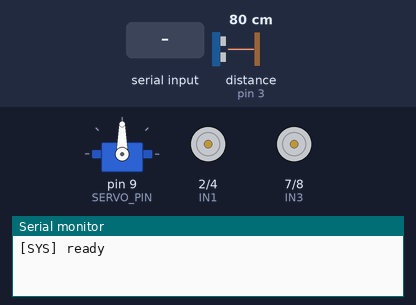
The sketch below on a simulated Arduino Uno, built with avr-gcc and run on an emulated ATmega328P. On the bench: servo, motor-driver pin pairs drawn as motors (green arrow = first pin HIGH = forward, orange = second pin HIGH = backward, longer = more drive, scaled by the enable pin), the last lines printed to the serial monitor. Inputs (shaded band) come from the test bench; at power-on: distance to the obstacle (sensor on pin 3) 80 cm. The echo pulse lasts 58.3 µs per cm.

Above: at 1.2 s.
1.3 s: "O90\n" received over Serial
At 2.06 s:
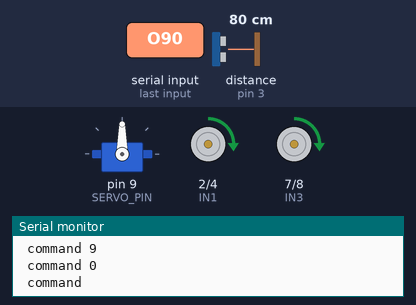
At 2.97 s:
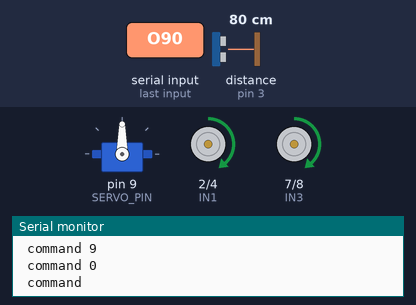
4.3 s: distance to the obstacle (sensor on pin 3) set to 55 cm
5.9 s: distance to the obstacle (sensor on pin 3) set to 50 cm
At 6.22 s:
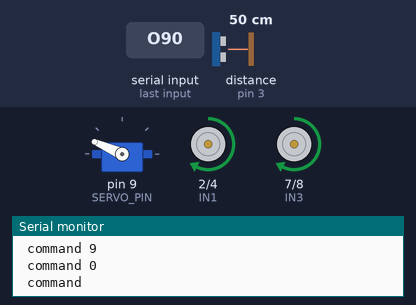
8.9 s: "90,45\n" received over Serial
11.9 s: "M90\n" received over Serial
At 12.5 s:
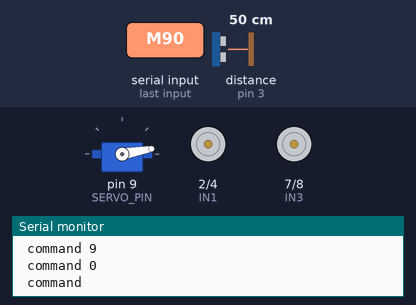
13.4 s: "B\n" received over Serial
Timing chart, 0 to 15.9 s (numbered marks = the images above; inputs shaded):
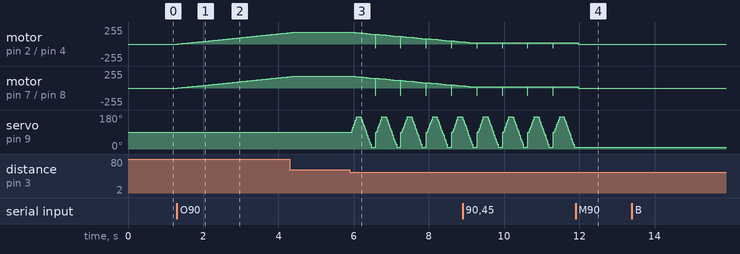

The sketch:

mode_switching.ino
```cpp
#include "follow_me.h"
#include "line_follower.h"
#include "manual.h"
#include "motor_functions.h"
#include "obstacle_avoidance_v2.h"
#include "pin_map.h"
#include <SoftwareSerial.h>


// -------- BLUETOOTH --------
SoftwareSerial softBT(BT_RX_PIN, BT_TX_PIN);  // RX, TX

// -------- MODE --------
enum Mode {
  LINE_MODE,
  OBS_MODE,
  MANUAL_MODE,
  FOLLOW_ME,
};

Mode currentMode = MANUAL_MODE;

// -------- SERIAL BUFFER --------
char command = '\0';

bool usesHardwareSerialForBluetooth() {
  return BT_RX_PIN == 0 && BT_TX_PIN == 1;
}

void beginBluetooth(unsigned long baudRate) {
  if (usesHardwareSerialForBluetooth()) {
    Serial.begin(baudRate);
  } else {
    softBT.begin(baudRate);
  }
}

int bluetoothAvailable() {
  return usesHardwareSerialForBluetooth() ? Serial.available() : softBT.available();
}

int bluetoothRead() {
  return usesHardwareSerialForBluetooth() ? Serial.read() : softBT.read();
}

void setMode(Mode newMode) {
  if (currentMode == newMode) {
    return;
  }

  stopCar();

  if (newMode == OBS_MODE) {
    resetObstacleAvoidanceState();
  } else if (newMode == MANUAL_MODE) {
    resetManualCommand();
  }

  currentMode = newMode;
}

// -------- SETUP --------
void setup() {
  //  Serial.begin(9600);
  beginBluetooth(9600);

  setupMotors();
  setupLine();
  setupObs();
  resetManualCommand();
  // setupFollowMe();
  Serial.println("[SYS] ready");
}

// -------- READ COMMAND --------
void readCommand() {
  while (bluetoothAvailable()) {
    command = (char)bluetoothRead();
    Serial.print(" command ");
    Serial.println(command);

    if (command == '\r' || command == '\n') {
      continue;
    }

    //  Serial.print(" command ");
    //  Serial.println(command);

    switch (command) {
      case 'N':
        setMode(LINE_MODE);
        break;
      case 'O':
        setMode(OBS_MODE);
        break;
      case 'M':
        setMode(MANUAL_MODE);
        break;
      case 'W':
        setMode(FOLLOW_ME);
        break;
      default:
        if (command >= '0' && command <= '9') {
          setSpeedValue(command - '0');
        } else {
          handleManualCommand(command);
        }
    }
  }
}

void loop() {
  readCommand();
  switch (currentMode) {
    case LINE_MODE:
      runLineFollower();
      break;

    case OBS_MODE:
      runObstacleAvoidance();
      break;

    case MANUAL_MODE:
      runManual();
      break;

    case FOLLOW_ME:
      followMeRSSI();
      break;
  }
}
```

follow_me.h
```cpp
#ifndef FOLLOW_ME_H
#define FOLLOW_ME_H


void followMeRSSI() {

}

#endif
```

line_follower.h
```cpp
#ifndef LINE_H
#define LINE_H

#include "pin_map.h"
#include "motor_functions.h"

#define LINE_LEFT LINE_LEFT_PIN
#define LINE_RIGHT LINE_RIGHT_PIN

void setupLine() {
  pinMode(LINE_LEFT, INPUT);
  pinMode(LINE_RIGHT, INPUT);
}

void runLineFollower() {
  int left = digitalRead(LINE_LEFT);
  int right = digitalRead(LINE_RIGHT);

  if (left == 0 && right == 0) {
    moveForward(150);
  } else if (left == 1 && right == 0) {
    turnLeft(150);
  } else if (left == 0 && right == 1) {
    turnRight(150);
  } else {
    stopCar();
  }
}

#endif
```

manual.h
```cpp
#ifndef MANUAL_H
#define MANUAL_H

#include "motor_functions.h"

char manualCmd = 'S';

void handleManualCommand(char cmd) {
  switch (cmd) {
    case 'F':
    case 'B':
    case 'L':
    case 'R':
    case 'S':
    case 'G':
    case 'I':
    case 'H':
    case 'J':
      manualCmd = cmd;
      break;
  }
}

void resetManualCommand() {
  manualCmd = 'S';
}

void runManual() {
  switch (manualCmd) {
    case 'F': forward(); break;
    case 'B': backward(); break;
    case 'L': turnLeft(100); break;
    case 'R': turnRight(100); break;
    case 'S': stopCar(); break;

    case 'G': forwardLeft(); break;
    case 'I': forwardRight(); break;
    case 'H': backwardLeft(); break;
    case 'J': backwardRight(); break;
    // default: stopCar(); break;
  }
}

#endif
```

motor_functions.h
```cpp
#ifndef MOTOR_FUNCTIONS_H
#define MOTOR_FUNCTIONS_H

#include "pin_map.h"

// Motors (SAFE PWM)
#define ENA MOTOR_LEFT_PWM_PIN
#define ENB MOTOR_RIGHT_PWM_PIN

// Motor driver direction pins
#define IN1 MOTOR_LEFT_IN1_PIN
#define IN2 MOTOR_LEFT_IN2_PIN
#define IN3 MOTOR_RIGHT_IN1_PIN
#define IN4 MOTOR_RIGHT_IN2_PIN

void stopCar();

int speedVal = 200;

void setSpeedValue(int newSpeed) {
  speedVal = constrain(newSpeed * (newSpeed < 10 ? 28 : 1), 0, 255);   //  we will send only 0 to 9 that's why we are multiplying by 28
}

void setupMotors() {
  pinMode(IN1, OUTPUT);
  pinMode(IN2, OUTPUT);
  pinMode(IN3, OUTPUT);
  pinMode(IN4, OUTPUT);
  pinMode(ENA, OUTPUT);
  pinMode(ENB, OUTPUT);
  stopCar();
}

void moveForward(int spd) {
  analogWrite(ENA, spd);
  analogWrite(ENB, spd);

  digitalWrite(IN1, HIGH);
  digitalWrite(IN2, LOW);
  digitalWrite(IN3, HIGH);
  digitalWrite(IN4, LOW);
}

void moveBackward(int spd) {
  analogWrite(ENA, spd);
  analogWrite(ENB, spd);

  digitalWrite(IN1, LOW);
  digitalWrite(IN2, HIGH);
  digitalWrite(IN3, LOW);
  digitalWrite(IN4, HIGH);
}

void turnLeft(int spd) {
  analogWrite(ENA, spd);
  analogWrite(ENB, spd);

  digitalWrite(IN1, LOW);
  digitalWrite(IN2, HIGH);
  digitalWrite(IN3, HIGH);
  digitalWrite(IN4, LOW);
}

void turnRight(int spd) {
  analogWrite(ENA, spd);
  analogWrite(ENB, spd);

  digitalWrite(IN1, HIGH);
  digitalWrite(IN2, LOW);
  digitalWrite(IN3, LOW);
  digitalWrite(IN4, HIGH);
}

void stopCar() {
  analogWrite(ENA, 0);
  analogWrite(ENB, 0);
  digitalWrite(IN1, LOW);
  digitalWrite(IN2, LOW);
  digitalWrite(IN3, LOW);
  digitalWrite(IN4, LOW);
}

// -------- MOTOR FUNCTIONS --------
void forward() {
  analogWrite(ENA, speedVal);
  analogWrite(ENB, speedVal);

  digitalWrite(IN1, HIGH);
  digitalWrite(IN2, LOW);
  digitalWrite(IN3, HIGH);
  digitalWrite(IN4, LOW);
}

void backward() {
  analogWrite(ENA, speedVal);
  analogWrite(ENB, speedVal);

  digitalWrite(IN1, LOW);
  digitalWrite(IN2, HIGH);
  digitalWrite(IN3, LOW);
  digitalWrite(IN4, HIGH);
}

void left() {
  analogWrite(ENA, speedVal);
  analogWrite(ENB, speedVal);

  digitalWrite(IN1, LOW);
  digitalWrite(IN2, HIGH);
  digitalWrite(IN3, HIGH);
  digitalWrite(IN4, LOW);
}

void right() {
  analogWrite(ENA, speedVal);
  analogWrite(ENB, speedVal);

  digitalWrite(IN1, HIGH);
  digitalWrite(IN2, LOW);
  digitalWrite(IN3, LOW);
  digitalWrite(IN4, HIGH);
}

// -------- DIAGONAL --------
void forwardLeft() {
  analogWrite(ENA, speedVal / 2);
  analogWrite(ENB, speedVal);

  digitalWrite(IN1, HIGH);
  digitalWrite(IN2, LOW);
  digitalWrite(IN3, HIGH);
  digitalWrite(IN4, LOW);
}

void forwardRight() {
  analogWrite(ENA, speedVal);
  analogWrite(ENB, speedVal / 2);

  digitalWrite(IN1, HIGH);
  digitalWrite(IN2, LOW);
  digitalWrite(IN3, HIGH);
  digitalWrite(IN4, LOW);
}

void backwardLeft() {
  analogWrite(ENA, speedVal / 2);
  analogWrite(ENB, speedVal);

  digitalWrite(IN1, LOW);
  digitalWrite(IN2, HIGH);
  digitalWrite(IN3, LOW);
  digitalWrite(IN4, HIGH);
}

void backwardRight() {
  analogWrite(ENA, speedVal);
  analogWrite(ENB, speedVal / 2);

  digitalWrite(IN1, LOW);
  digitalWrite(IN2, HIGH);
  digitalWrite(IN3, LOW);
  digitalWrite(IN4, HIGH);
}

// -------- Motor Control --------
void setMotor(int left, int right) {
  analogWrite(ENA, constrain(left, 0, 255));
  analogWrite(ENB, constrain(right, 0, 255));

  digitalWrite(IN1, HIGH);
  digitalWrite(IN2, LOW);
  digitalWrite(IN3, HIGH);
  digitalWrite(IN4, LOW);
}

#endif
```

obstacle_avoidance_v2.h
```cpp
#ifndef OBS_MAIN_H
#define OBS_MAIN_H

#include "Arduino.h"
#include "ultrasonic.h"
#include "servo.h"
#include "motor_functions.h"

// --- Constants ---
const int BREAK_DIST = 50;
const int STOP_DIST = 10;
const int HIGHEST_SPEED = 180;
const int LOW_SPEED = 20;
const int OBSTACLE_CONFIRM_COUNT = 5;          // debounce threshold
const unsigned long ESCAPE_DURATION_MS = 100;  // time to drive past obstacle after turning

// --- State machines ---
enum States {
  MOVE,
  SEARCH,
  TURN,
};

enum SearchStates {
  SCAN_LEFT,
  SCAN_RIGHT,
};

States currentState = MOVE;
SearchStates currentSearchState = SCAN_LEFT;

// --- Runtime vars ---
int currentSpeed = 0;
int targetSpeed = 0;
int obstacleCount = 0;

int centerDist = 0;
int stopDist = 0;
int leftDist = 0;
int rightDist = 0;

unsigned long lastSpeedUpdate = 0;
unsigned long escapeStartTime = 0;

void setupObs() {
  setupUltrasonic();
  setupServoScanner();
  currentState = MOVE;
  currentSearchState = SCAN_LEFT;
  currentSpeed = 0;
  targetSpeed = 0;
  obstacleCount = 0;
}

void resetObstacleAvoidanceState() {
  currentState = MOVE;
  currentSearchState = SCAN_LEFT;
  currentSpeed = 0;
  targetSpeed = 0;
  obstacleCount = 0;
  centerDist = 0;
  stopDist = 0;
  leftDist = 0;
  rightDist = 0;
  lastSpeedUpdate = millis();
  centerServoNow();
  stopCar();
}

// -------- Smooth Speed --------
void updateSpeed() {
  if (millis() - lastSpeedUpdate > 10) {
    lastSpeedUpdate = millis();
    if (targetSpeed == 0) currentSpeed = 0;
    else if (currentSpeed < targetSpeed) currentSpeed = currentSpeed + 1;
    else if (currentSpeed > targetSpeed) currentSpeed = currentSpeed - 1;
  }
}

void runObstacleAvoidance() {
  updateSpeed();
  if (currentState != TURN) {
    if (checkObstacleFound(stopDist, STOP_DIST)) {
      targetSpeed = 0;
      backward();
      currentSpeed = 0;
      return;
    } else {
      setMotor(currentSpeed, currentSpeed);
    }
  }

  switch (currentState) {
    case MOVE:
      if (checkObstacleFound(centerDist, BREAK_DIST)) {
        // updates centerDist as side effect
        obstacleCount++;
        if (obstacleCount >= OBSTACLE_CONFIRM_COUNT) {
          obstacleCount = 0;
          currentState = SEARCH;
          currentSearchState = SCAN_LEFT;
          targetSpeed = LOW_SPEED;
          // Servo is already centered; SEARCH will sweep it
        }
      } else {
        targetSpeed = HIGHEST_SPEED;
        obstacleCount = 0;
      }
      break;
    case SEARCH:
      if (currentSearchState == SCAN_LEFT) {
        turnServoLeft();

        if (isSeroAtLeft()) {
          delay(100);  // Wait for servo to settle
          leftDist = getDistance();
          currentSearchState = SCAN_RIGHT;
        }
      } else if (currentSearchState == SCAN_RIGHT) {
        turnServoRight();

        if (isSeroAtRight()) {
          delay(100);  // Wait for servo to settle
          rightDist = getDistance();
          currentState = TURN;
        }
      }

      break;
    case TURN:
      setSpeedValue(4);
      if (leftDist < BREAK_DIST && rightDist < BREAK_DIST) {
        if (leftDist > rightDist) {
          backwardRight();
        } else {
          backwardLeft();
        }
      } else {
        if (leftDist > rightDist) {
          forwardLeft();
        } else {
          forwardRight();
        }
      }

      turnServoCenter();  // nudge servo toward center each tick

      if (isSeroAtCenter()) {
        // Servo is forward again — enter ESCAPE phase
        currentState = MOVE;
        targetSpeed = HIGHEST_SPEED;
        setSpeedValue(9);
      }
      break;
  }
}

#endif
```

pin_map.h
```cpp
#ifndef UNO_PINS_H
#define UNO_PINS_H

#include <Arduino.h>

// Arduino Uno pin layout used by this project.
// Keep motor PWM on D5/D6 so Servo.h can use Timer1 without affecting drive PWM.
constexpr uint8_t BT_RX_PIN = 0;
constexpr uint8_t BT_TX_PIN = 1;

constexpr uint8_t MOTOR_LEFT_PWM_PIN = 5;
constexpr uint8_t MOTOR_RIGHT_PWM_PIN = 6;

constexpr uint8_t MOTOR_LEFT_IN1_PIN = 2;
constexpr uint8_t MOTOR_LEFT_IN2_PIN = 4;
constexpr uint8_t MOTOR_RIGHT_IN1_PIN = 7;
constexpr uint8_t MOTOR_RIGHT_IN2_PIN = 8;

constexpr uint8_t ULTRASONIC_TRIG_PIN = 12;
constexpr uint8_t ULTRASONIC_ECHO_PIN = 3;

constexpr uint8_t SERVO_SIGNAL_PIN = 9;

constexpr uint8_t LINE_LEFT_PIN = A0;
constexpr uint8_t LINE_RIGHT_PIN = A1;

constexpr uint8_t IR_OBSTACL_LEFT_PIN = A2;
constexpr uint8_t IR_OBSTACL_RIGHT_PIN = A3;

#endif
```

servo.h
```cpp
#ifndef SERVO_SCAN_H
#define SERVO_SCAN_H

#include <Arduino.h>
#include <Servo.h>
#include "pin_map.h"

#define SERVO_PIN SERVO_SIGNAL_PIN
#define CENTER_ANGLE 90
#define LEFT_SCAN_ANGLE 170
#define RIGHT_SCAN_ANGLE 10

Servo scanServo;
int servoCurrentAngle = CENTER_ANGLE;

void setupServoScanner() {
  scanServo.attach(SERVO_PIN);
  scanServo.write(CENTER_ANGLE);
  servoCurrentAngle = CENTER_ANGLE;
}

void turnServoAt(int direction) {
  direction = constrain(direction, RIGHT_SCAN_ANGLE, LEFT_SCAN_ANGLE);

  if (servoCurrentAngle < direction) {
    servoCurrentAngle = min(servoCurrentAngle + 2, direction);
  } else if (servoCurrentAngle > direction) {
    servoCurrentAngle = max(servoCurrentAngle - 2, direction);
  } else {
    return;
  }
//  Serial.print(" servoCurrentAngle ");
//  Serial.print(servoCurrentAngle);
  scanServo.write(servoCurrentAngle);
}

void centerServo() {
  turnServoAt(CENTER_ANGLE);
}

bool isServoAt(int angle) {
  return servoCurrentAngle == angle;
}

bool isSeroAtLeft() {
  return isServoAt(LEFT_SCAN_ANGLE);
}

bool isSeroAtRight() {
  return isServoAt(RIGHT_SCAN_ANGLE);
}

bool isSeroAtCenter() {
  return isServoAt(CENTER_ANGLE);
}

void setServoTargetAngle(int angle) {
  turnServoAt(angle);
}

void turnServoLeft() {
  turnServoAt(LEFT_SCAN_ANGLE);
}

void turnServoRight() {
  turnServoAt(RIGHT_SCAN_ANGLE);
}

void turnServoCenter() {
  turnServoAt(CENTER_ANGLE);
}

void centerServoNow() {
  servoCurrentAngle = CENTER_ANGLE;
  scanServo.write(CENTER_ANGLE);
}

#endif
```

ultrasonic.h
```cpp
#ifndef ULTRASONIC_H
#define ULTRASONIC_H

#include <Arduino.h>
#include "pin_map.h"

#define TRIG ULTRASONIC_TRIG_PIN
#define ECHO ULTRASONIC_ECHO_PIN

#define MAX_DISTANCE 300
#define ULTRASONIC_TIMEOUT_US 30000

void setupUltrasonic() {
  pinMode(TRIG, OUTPUT);
  pinMode(ECHO, INPUT);
  digitalWrite(TRIG, LOW);
  // Serial.print(" Ultrosonic Setting ");
}

// -------- RAW DISTANCE --------
float getDistance() {
  digitalWrite(TRIG, LOW);
  delayMicroseconds(2);

  digitalWrite(TRIG, HIGH);
  delayMicroseconds(10);
  digitalWrite(TRIG, LOW);

  long duration = pulseIn(ECHO, HIGH, ULTRASONIC_TIMEOUT_US);

  if (duration == 0) return MAX_DISTANCE;

  float dist = duration * 0.0343 / 2.0;

  if (dist == 0) {
    return getDistance();
  }

  return dist;
}

// -------- OBSTACLE CHECK --------
bool checkObstacleFound(int &distance, int minDist) {
  float dist = getDistance();
  distance = (int)dist;

  return dist <= minDist;
}

#endif
```

Measured:
- the behaviour switches between 51 and 50 cm on distance to the obstacle (sensor on pin 3) (found by bisection; images 2 and 3)
- after the input at 1.3 s, motor on pin 2 (IN1) / pin 4 (IN2), motor on pin 7 (IN3) / pin 8 (IN4): moves from stopped to forward 169/255 over 3.0 s, starting at once
- after the input at 11.9 s, servo on pin 9 (SERVO_PIN): stops changing and stays 10°
